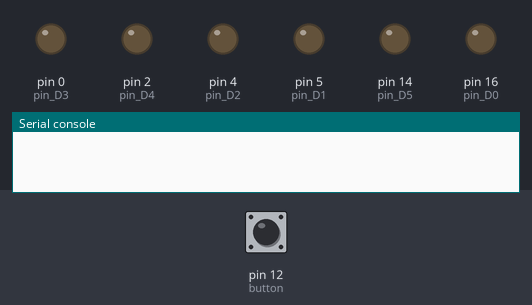
Simulated run of this program. Board: MicroPython board. Shown: output pins drawn as LEDs (lit = HIGH), the last lines printed to the serial console. Inputs (shaded band) come from the test bench; at power-on: pin 12 (button) HIGH.

Above: at 1.2 s.
1.3 s: pin 12 (button) pulled LOW for 0.15 s
At 3.2 s:
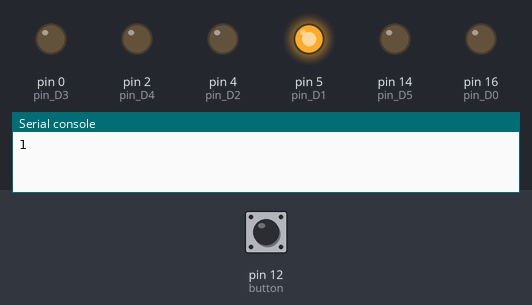
4.4 s: pin 12 (button) pulled LOW for 1 s
At 5.05 s:
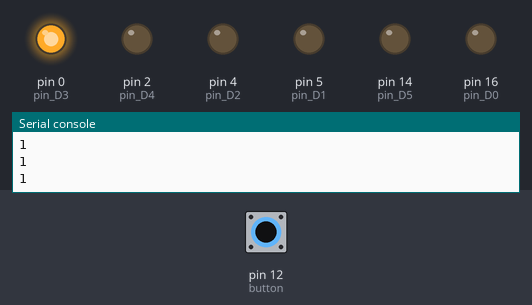
6.9 s: pin 12 (button) pulled LOW for 0.15 s
At 7.8 s:
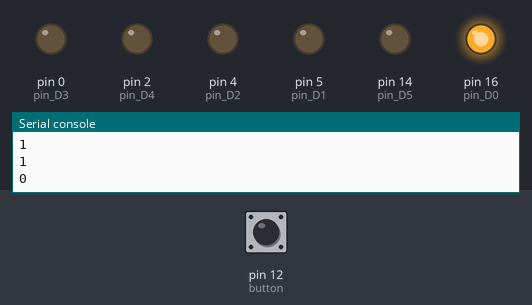
10.0 s: pin 12 (button) pulled LOW for 3.2 s
At 11.7 s:
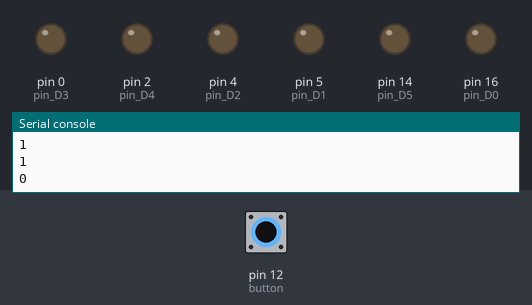
14.7 s: pin 12 (button) pulled LOW for 0.15 s
At 17.6 s:
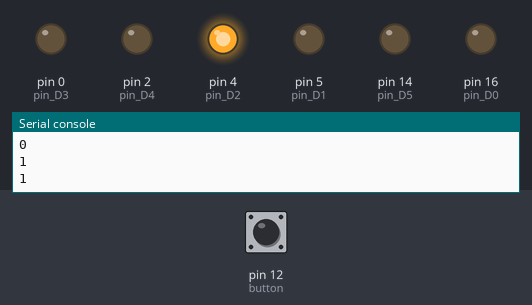
Timing chart, 0 to 21.8 s (numbered marks = the images above; inputs shaded):
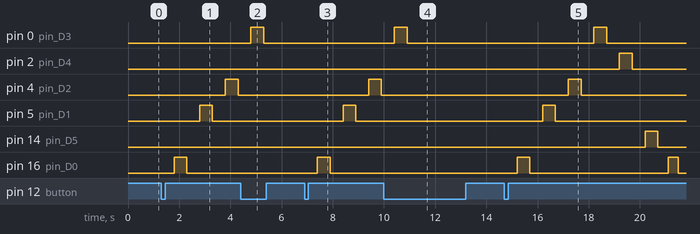

Measured:
- after the input at 1.3 s, pin 4 (pin_D2): LOW → HIGH after 2.5 s, → LOW 0.50 s later; pin 5 (pin_D1): LOW → HIGH after 1.5 s, → LOW 0.50 s later; pin 16 (pin_D0): LOW → HIGH after 0.50 s, → LOW 0.50 s later
- after the input at 4.4 s, pin 2 (pin_D4): stays LOW (without the input it goes to HIGH after 1.4 s); pin 14 (pin_D5): stays LOW (without the input it goes to HIGH after 2.4 s)
- after the input at 6.9 s, pin 4 (pin_D2): LOW → HIGH after 2.5 s, → LOW 0.50 s later; pin 5 (pin_D1): LOW → HIGH after 1.5 s, → LOW 0.50 s later; pin 16 (pin_D0): LOW → HIGH after 0.50 s, → LOW 0.50 s later
- after the input at 10.0 s, pin 2 (pin_D4): stays LOW (without the input it goes to HIGH after 1.4 s); pin 5 (pin_D1): stays LOW (without the input it goes to HIGH after 4.1 s); pin 14 (pin_D5): stays LOW (without the input it goes to HIGH after 2.4 s); pin 16 (pin_D0): stays LOW (without the input it goes to HIGH after 3.3 s)
- after the input at 14.7 s, pin 0 (pin_D3): LOW → HIGH after 3.5 s, → LOW 0.50 s later; pin 2 (pin_D4): LOW → HIGH after 4.5 s, → LOW 0.50 s later; pin 4 (pin_D2): LOW → HIGH after 2.5 s, → LOW 0.50 s later; pin 5 (pin_D1): LOW → HIGH after 1.5 s, → LOW 0.50 s later; pin 14 (pin_D5): LOW → HIGH after 5.5 s, → LOW 0.50 s later

The program:

OnOffLed_VaryingFreq-Button-Interrupt.py
```python
import	machine
import	time

#	OUTPUT	PINS	-	LEDs
pin_D0	=	machine.Pin(16,	machine.Pin.OUT)
pin_D1	=	machine.Pin(5,machine.Pin.OUT)
pin_D2	=	machine.Pin(4,machine.Pin.OUT)
pin_D3	=	machine.Pin(0,machine.Pin.OUT)
pin_D4	=	machine.Pin(2,machine.Pin.OUT)
pin_D5	=	machine.Pin(14,machine.Pin.OUT)

#	INPUT	PIN	-	Button
button	=	machine.Pin(12,	machine.Pin.IN)

#	Interrupt	Callback	function
def	mycallback(p):
	global	IsButtonPressed
	IsButtonPressed	=	not	IsButtonPressed

#	Interrupt
button.irq(trigger=machine.Pin.IRQ_FALLING,	handler=mycallback)

IsButtonPressed		=	False
lightsOn	=	False


pin_D0.off()
pin_D1.off()
pin_D2.off()
pin_D3.off()
pin_D4.off()
pin_D5.off()


#	Toggle	function	which	toggles	LED	when	PIN	and	sleep	time	are	given
def	ToggleGivenPin(pin,	toggleDelay):
				time.sleep(toggleDelay)
				pin.on()
				time.sleep(toggleDelay)
				pin.off()
				print(button.value())


sleepTime	=	0.5


while	True:

	while	IsButtonPressed:
		if	IsButtonPressed:
			ToggleGivenPin(pin_D0,	sleepTime)
		else:
			sleepTime	=	0.5
			break

		if	IsButtonPressed:
			ToggleGivenPin(pin_D1,	sleepTime)
		else:
			sleepTime	=	0.5
			break

		if	IsButtonPressed:
			ToggleGivenPin(pin_D2,	sleepTime)
		else:
			sleepTime	=	0.5
			break

		if	IsButtonPressed:
			ToggleGivenPin(pin_D3,	sleepTime)
		else:
			sleepTime	=	0.5
			break

		if	IsButtonPressed:
			ToggleGivenPin(pin_D4,	sleepTime)
		else:
			sleepTime	=	0.5
			break

		if	IsButtonPressed:
			ToggleGivenPin(pin_D5,	sleepTime)
		else:
			sleepTime	=	0.5
			break


		if	sleepTime	>	0.1	:
			sleepTime	=	sleepTime	-	0.1
		else:
			sleepTime	=	0.5


#	Pin	mappings
#	D0	->	GPIO16
#	D1	->	GPIO5
#	D2	->	GPIO4
#	D3	->	GPIO0
#	D4	->	GPIO2
#	D5	->	GPIO14
```
